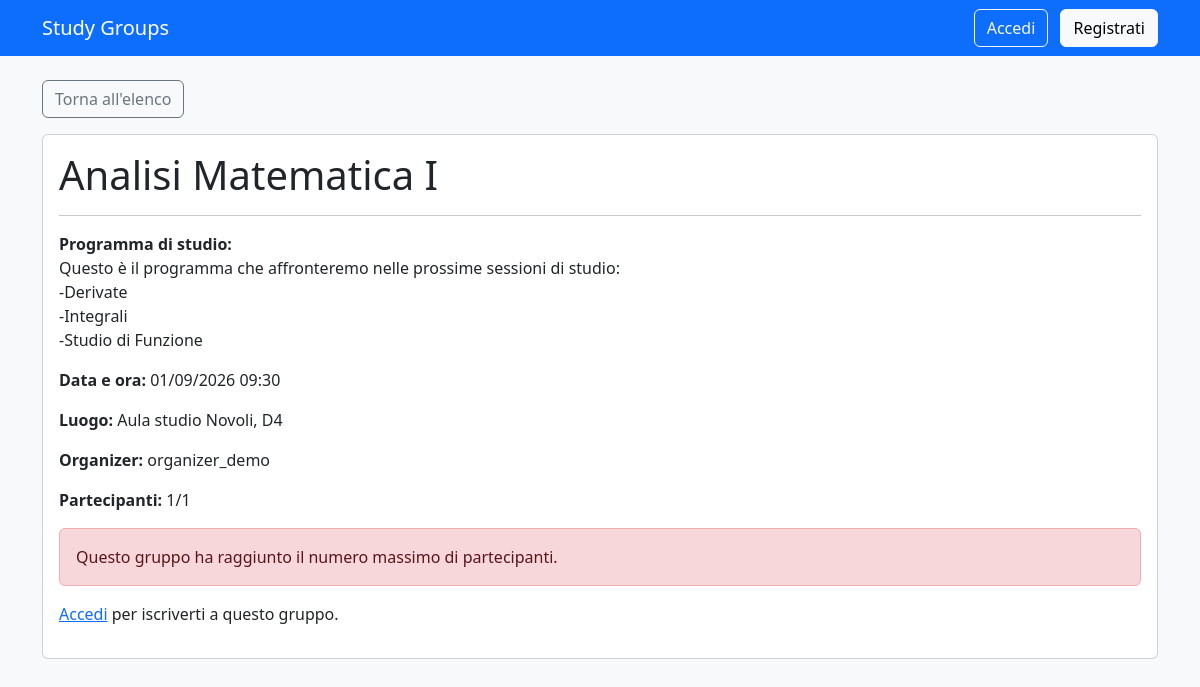
Page /group/4/ on the committed database.
### groups/models.py (models this page shows, shortened)
class StudyGroup(models.Model):
    subject = models.CharField(max_length=100)
    description = models.TextField(
        help_text="Inserisci il programma o gli argomenti che saranno studiati."
    )
    scheduled_at = models.DateTimeField()
    location = models.CharField(
        max_length=150,
        help_text="Ad esempio: Centro didattico Morgagni, Biblioteca, Google Meet."
    )
    max_participants = models.PositiveIntegerField(
        validators=[MinValueValidator(1)]
    )
    organizer = models.ForeignKey(
        settings.AUTH_USER_MODEL,
        on_delete=models.CASCADE,
        related_name="organized_study_groups",
    )
    created_at = models.DateTimeField(auto_now_add=True)
    class Meta:
        ordering = ["scheduled_at"]
    @property
    def participant_count(self):
        return self.registrations.count()
    @property
    def is_full(self):
        return self.participant_count >= self.max_participants

### accounts/models.py (models this page shows, shortened)
class User(AbstractUser):
    class Role(models.TextChoices):
        ATTENDEE = "ATTENDEE", "Attendee"
        ORGANIZER = "ORGANIZER", "Organizer"
    role = models.CharField(
        max_length=20,
        choices=Role.choices,
        default=Role.ATTENDEE,
    )

### groups/views.py (the view)
# urls.py: path("group/<int:group_id>/", views.study_group_detail, name="study_group_detail"),
def study_group_detail(request, group_id):
    study_group = get_object_or_404(StudyGroup, id=group_id)
    is_registered = False
    if request.user.is_authenticated:
        is_registered = Registration.objects.filter(
            study_group=study_group,
            attendee=request.user,
        ).exists()
    return render(
        request,
        "groups/study_group_detail.html",
        {
            "study_group": study_group,
            "is_registered": is_registered,
        },
    )

### groups/templates/groups/study_group_detail.html
{% extends "base.html" %}
{% block content %}
<a class="btn btn-outline-secondary mb-3" href="{% url 'study_group_list' %}">
    Torna all'elenco
</a>
<div class="card">
    <div class="card-body">
        <h1>{{ study_group.subject }}</h1>
        <hr>
        <p>
            <strong>Programma di studio:</strong><br>
            {{ study_group.description|linebreaksbr }}
        </p>
        <p><strong>Data e ora:</strong> {{ study_group.scheduled_at|date:"d/m/Y H:i" }}</p>
        <p><strong>Luogo:</strong> {{ study_group.location }}</p>
        <p><strong>Organizer:</strong> {{ study_group.organizer.username }}</p>
        <p><strong>Partecipanti:</strong> {{ study_group.participant_count }}/{{ study_group.max_participants }}</p>
        {% if study_group.is_full %}
            <div class="alert alert-danger">Questo gruppo ha raggiunto il numero massimo di partecipanti.</div>
        {% else %}
            <div class="alert alert-success">Ci sono ancora posti disponibili.</div>
        {% endif %}
        {% if user.is_authenticated %}
            {% if user.role == "ATTENDEE" %}
                {% if is_registered %}
                    <form method="post" action="{% url 'cancel_registration' study_group.id %}">
                        {% csrf_token %}
                        <button class="btn btn-danger" type="submit">Annulla iscrizione</button>
                    </form>
                {% elif study_group.is_full %}
                    <button class="btn btn-secondary" disabled>Gruppo completo</button>
                {% else %}
                    <form method="post" action="{% url 'register_to_group' study_group.id %}">
                        {% csrf_token %}
                        <button class="btn btn-primary" type="submit">Iscriviti al gruppo</button>
                    </form>
                {% endif %}
            {% else %}
                <p class="text-muted">Gli organizer non possono iscriversi ai gruppi.</p>
            {% if user == study_group.organizer %}
                <a class="btn btn-outline-primary" href="{% url 'edit_study_group' study_group.id %}">
                    Modifica gruppo
                </a>
                <a class="btn btn-outline-secondary" href="{% url 'group_attendees' study_group.id %}">
                    Vedi iscritti
                </a>
                <a class="btn btn-outline-danger" href="{% url 'delete_study_group' study_group.id %}">
                    Elimina gruppo
                </a>
            {% endif %}
            {% endif %}
        {% else %}
            <p><a href="{% url 'login' %}">Accedi</a> per iscriverti a questo gruppo.</p>
        {% endif %}
    </div>
</div>
{% endblock %}

### rows in the picture
StudyGroup: subject "Analisi Matematica I", description "Questo è il programma che affronteremo nelle prossime sessioni di studio: -Derivate -Integrali -Studio di Funzione", scheduled_at "01/09/2026 09:30", location "Aula studio Novoli, D4", organizer.username "organizer_demo", participant_count "1", max_participants "1"
